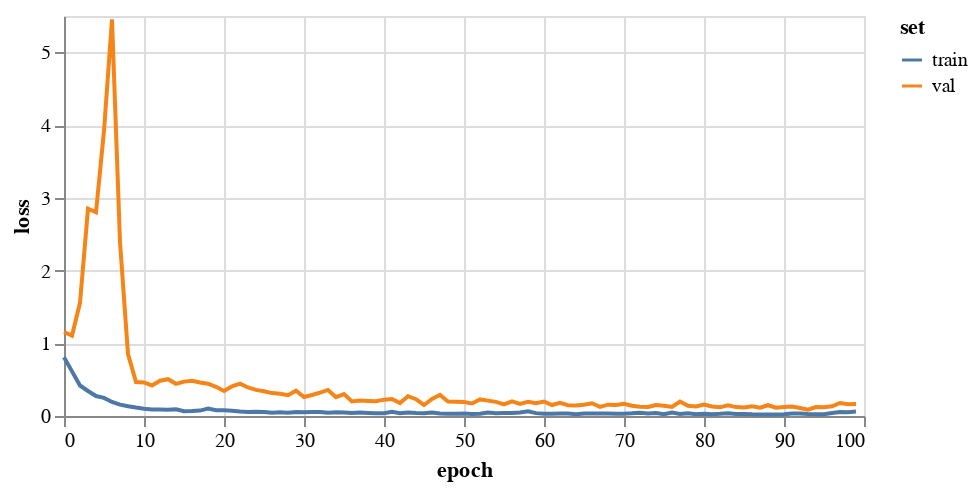

Here is the notebook cell this chart was saved with:
### Markdown cell above
## 3. Train a GCN

### Code cell
gcn = FeaStNet()
history = gcn.trainModel(trainData, valData, 
                         epochs=100,
                         saveDir='results/gcn04-endload/')

plotHistory(history)

### Figure 1 — Vega-Lite specification as saved in the notebook (floating-point values rounded to 4 significant figures)
{"config": {"view": {"continuousWidth": 400, "continuousHeight": 300}}, "data": {"name": "data-8b31fde3d570b3242150649ab8c30f50"}, "mark": "line", "encoding": {"color": {"type": "nominal", "field": "set"}, "tooltip": [{"type": "quantitative", "field": "epoch"}, {"type": "quantitative", "field": "value"}], "x": {"type": "quantitative", "field": "epoch"}, "y": {"type": "quantitative", "axis": {"title": "loss"}, "field": "value"}}, "height": 200, "transform": [{"fold": ["train", "val"], "as": ["set", "value"]}], "width": 400, "$schema": "https://vega.github.io/schema/vega-lite/v4.8.1.json", "datasets": {"data-8b31fde3d570b3242150649ab8c30f50": [{"train": 0.8063, "val": 1.155, "epoch": 0}, {"train": 0.6136, "val": 1.105, "epoch": 1}, {"train": 0.4193, "val": 1.556, "epoch": 2}, {"train": 0.3443, "val": 2.849, "epoch": 3}, {"train": 0.2746, "val": 2.8, "epoch": 4}, {"train": 0.2485, "val": 3.922, "epoch": 5}, {"train": 0.1933, "val": 5.453, "epoch": 6}, {"train": 0.1557, "val": 2.394, "epoch": 7}, {"train": 0.1349, "val": 0.8513, "epoch": 8}, {"train": 0.1157, "val": 0.4665, "epoch": 9}, {"train": 0.1008, "val": 0.4621, "epoch": 10}, {"train": 0.09062, "val": 0.42, "epoch": 11}, {"train": 0.09046, "val": 0.4846, "epoch": 12}, {"train": 0.08492, "val": 0.5064, "epoch": 13}, {"train": 0.0919, "val": 0.4425, "epoch": 14}, {"train": 0.06592, "val": 0.4729, "epoch": 15}, {"train": 0.06788, "val": 0.4844, "epoch": 16}, {"train": 0.07405, "val": 0.4598, "epoch": 17}, {"train": 0.1009, "val": 0.4436, "epoch": 18}, {"train": 0.07821, "val": 0.402, "epoch": 19}, {"train": 0.07759, "val": 0.345, "epoch": 20}, {"train": 0.07226, "val": 0.4087, "epoch": 21}, {"train": 0.06081, "val": 0.4441, "epoch": 22}, {"train": 0.05439, "val": 0.3925, "epoch": 23}, {"train": 0.05742, "val": 0.3588, "epoch": 24}, {"train": 0.05557, "val": 0.3398, "epoch": 25}, {"train": 0.04551, "val": 0.3149, "epoch": 26}, {"train": 0.05029, "val": 0.3053, "epoch": 27}, {"train": 0.04532, "val": 0.2852, "epoch": 28}, {"train": 0.05405, "val": 0.3483, "epoch": 29}, {"train": 0.05145, "val": 0.2605, "epoch": 30}, {"train": 0.05507, "val": 0.2891, "epoch": 31}, {"train": 0.05496, "val": 0.3204, "epoch": 32}, {"train": 0.04336, "val": 0.3583, "epoch": 33}, {"train": 0.05207, "val": 0.2596, "epoch": 34}, {"train": 0.04794, "val": 0.3006, "epoch": 35}, {"train": 0.03976, "val": 0.2011, "epoch": 36}, {"train": 0.04745, "val": 0.2133, "epoch": 37}, {"train": 0.042, "val": 0.2068, "epoch": 38}, {"train": 0.03868, "val": 0.2017, "epoch": 39}, {"train": 0.03761, "val": 0.2249, "epoch": 40}, {"train": 0.05916, "val": 0.2336, "epoch": 41}, {"train": 0.03868, "val": 0.1777, "epoch": 42}, {"train": 0.04798, "val": 0.2717, "epoch": 43}, {"train": 0.03977, "val": 0.2314, "epoch": 44}, {"train": 0.03738, "val": 0.1514, "epoch": 45}, {"train": 0.04775, "val": 0.234, "epoch": 46}, {"train": 0.03381, "val": 0.2889, "epoch": 47}, {"train": 0.02994, "val": 0.1982, "epoch": 48}, {"train": 0.03149, "val": 0.197, "epoch": 49}, {"train": 0.03576, "val": 0.191, "epoch": 50}, {"train": 0.0289, "val": 0.173, "epoch": 51}, {"train": 0.02997, "val": 0.228, "epoch": 52}, {"train": 0.04894, "val": 0.2114, "epoch": 53}, {"train": 0.03822, "val": 0.1944, "epoch": 54}, {"train": 0.04108, "val": 0.1607, "epoch": 55}, {"train": 0.04054, "val": 0.2026, "epoch": 56}, {"train": 0.04799, "val": 0.1653, "epoch": 57}, {"train": 0.0637, "val": 0.1948, "epoch": 58}, {"train": 0.03947, "val": 0.175, "epoch": 59}, {"train": 0.03159, "val": 0.1988, "epoch": 60}, {"train": 0.0326, "val": 0.1508, "epoch": 61}, {"train": 0.03596, "val": 0.18, "epoch": 62}, {"train": 0.03307, "val": 0.149, "epoch": 63}, {"train": 0.02462, "val": 0.1441, "epoch": 64}, {"train": 0.0351, "val": 0.1547, "epoch": 65}, {"train": 0.03505, "val": 0.1754, "epoch": 66}, {"train": 0.0339, "val": 0.1256, "epoch": 67}, {"train": 0.03606, "val": 0.1556, "epoch": 68}, {"train": 0.03229, "val": 0.1512, "epoch": 69}, {"train": 0.03174, "val": 0.1685, "epoch": 70}, {"train": 0.03617, "val": 0.1418, "epoch": 71}, {"train": 0.04321, "val": 0.1265, "epoch": 72}, {"train": 0.03367, "val": 0.1249, "epoch": 73}, {"train": 0.04139, "val": 0.1519, "epoch": 74}, {"train": 0.02526, "val": 0.1413, "epoch": 75}, {"train": 0.04755, "val": 0.1257, "epoch": 76}, {"train": 0.02894, "val": 0.1983, "epoch": 77}, {"train": 0.03631, "val": 0.1396, "epoch": 78}, {"train": 0.02563, "val": 0.1303, "epoch": 79}, {"train": 0.02921, "val": 0.1575, "epoch": 80}, {"train": 0.0247, "val": 0.1315, "epoch": 81}, {"train": 0.02955, "val": 0.1193, "epoch": 82}, {"train": 0.03752, "val": 0.1461, "epoch": 83}, {"train": 0.02619, "val": 0.1226, "epoch": 84}, {"train": 0.02681, "val": 0.1171, "epoch": 85}, {"train": 0.02268, "val": 0.1337, "epoch": 86}, {"train": 0.02178, "val": 0.1148, "epoch": 87}, {"train": 0.02188, "val": 0.1483, "epoch": 88}, {"train": 0.02096, "val": 0.1145, "epoch": 89}, {"train": 0.02399, "val": 0.1227, "epoch": 90}, {"train": 0.03336, "val": 0.1315, "epoch": 91}, {"train": 0.03602, "val": 0.1098, "epoch": 92}, {"train": 0.02881, "val": 0.08729, "epoch": 93}, {"train": 0.02447, "val": 0.1237, "epoch": 94}, {"train": 0.02379, "val": 0.1217, "epoch": 95}, {"train": 0.04174, "val": 0.1329, "epoch": 96}, {"train": 0.05369, "val": 0.1791, "epoch": 97}, {"train": 0.05086, "val": 0.1624, "epoch": 98}, {"train": 0.0606, "val": 0.166, "epoch": 99}]}}
